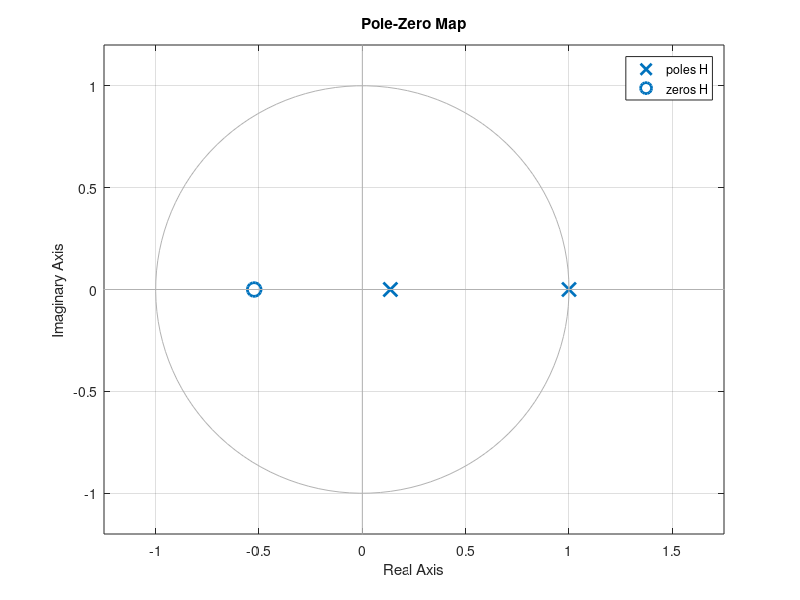
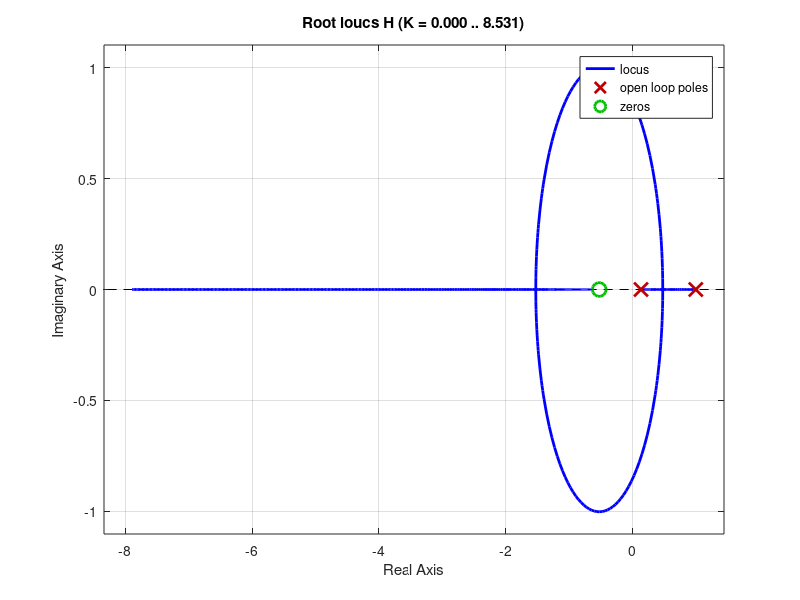

The MATLAB script that drew these images, in order:
s = tf('s');
T = 1;
h = 0.2;
h = 2;

G = 1/(s*(s*T+1));
H = c2d(G, h);

b0 = T*(exp(-h/T) - 1 + h/T)
b1 = T*(1-exp(-h/T)*(1+h/T))
figure(1)
clf
pzmap(H)
figure(2)
clf
rlocus(H)
